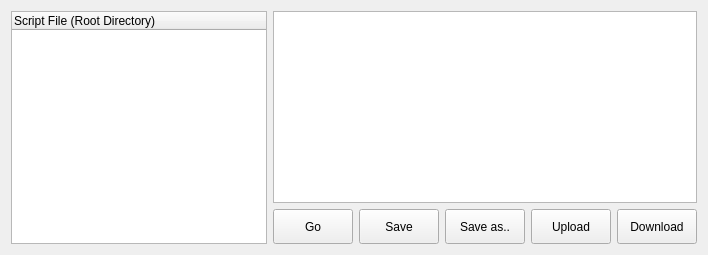
              <widget class="QWidget" name="scriptList">
               <layout class="QGridLayout" name="gridLayout_37">
                <item row="0" column="0">
                 <layout class="QGridLayout" name="gridLayout_36">
                  <item row="0" column="0" rowspan="2">
                   <widget class="QTreeWidget" name="treeScriptList">
                    <property name="maximumSize">
                     <size>
                      <width>350</width>
                      <height>16777215</height>
                     </size>
                    </property>
                    <property name="alternatingRowColors">
                     <bool>true</bool>
                    </property>
                    <property name="selectionMode">
                     <enum>QAbstractItemView::ExtendedSelection</enum>
                    </property>
                    <attribute name="headerHighlightSections">
                     <bool>false</bool>
                    </attribute>
                    <column>
                     <property name="text">
                      <string>Script File (Root Directory)</string>
                     </property>
                    </column>
                   </widget>
                  </item>
                  <item row="1" column="1">
                   <layout class="QGridLayout" name="gridLayout_7">
                    <item row="1" column="3">
                     <widget class="QPushButton" name="pushButton_14">
                      <property name="sizePolicy">
                       <sizepolicy hsizetype="Minimum" vsizetype="Preferred">
                        <horstretch>0</horstretch>
                        <verstretch>0</verstretch>
                       </sizepolicy>
                      </property>
                      <property name="minimumSize">
                       <size>
                        <width>0</width>
                        <height>35</height>
                       </size>
                      </property>
                      <property name="text">
                       <string>Upload</string>
                      </property>
                     </widget>
                    </item>
                    <item row="1" column="1">
                     <widget class="QPushButton" name="btnListSave">
                      <property name="sizePolicy">
                       <sizepolicy hsizetype="Minimum" vsizetype="Preferred">
                        <horstretch>0</horstretch>
                        <verstretch>0</verstretch>
                       </sizepolicy>
                      </property>
                      <property name="minimumSize">
                       <size>
                        <width>0</width>
                        <height>35</height>
                       </size>
                      </property>
                      <property name="text">
                       <string>Save</string>
                      </property>
                     </widget>
                    </item>
                    <item row="1" column="2">
                     <widget class="QPushButton" name="btnListSaveAs">
                      <property name="sizePolicy">
                       <sizepolicy hsizetype="Minimum" vsizetype="Preferred">
                        <horstretch>0</horstretch>
                        <verstretch>0</verstretch>
                       </sizepolicy>
                      </property>
                      <property name="minimumSize">
                       <size>
                        <width>0</width>
                        <height>35</height>
                       </size>
                      </property>
                      <property name="text">
                       <string>Save as..</string>
                      </property>
                     </widget>
                    </item>
                    <item row="1" column="0">
                     <widget class="QPushButton" name="btnListGo">
                      <property name="sizePolicy">
                       <sizepolicy hsizetype="Minimum" vsizetype="Preferred">
                        <horstretch>0</horstretch>
                        <verstretch>0</verstretch>
                       </sizepolicy>
                      </property>
                      <property name="minimumSize">
                       <size>
                        <width>0</width>
                        <height>35</height>
                       </size>
                      </property>
                      <property name="text">
                       <string>Go</string>
                      </property>
                     </widget>
                    </item>
                    <item row="1" column="4">
                     <widget class="QPushButton" name="pushButton_15">
                      <property name="sizePolicy">
                       <sizepolicy hsizetype="Minimum" vsizetype="Preferred">
                        <horstretch>0</horstretch>
                        <verstretch>0</verstretch>
                       </sizepolicy>
                      </property>
                      <property name="minimumSize">
                       <size>
                        <width>0</width>
                        <height>35</height>
                       </size>
                      </property>
                      <property name="text">
                       <string>Download</string>
                      </property>
                     </widget>
                    </item>
                   </layout>
                  </item>
                  <item row="0" column="1">
                   <widget class="CodeEditor" name="txtScriptEdit"/>
                  </item>
                 </layout>
                </item>
               </layout>
              </widget>
